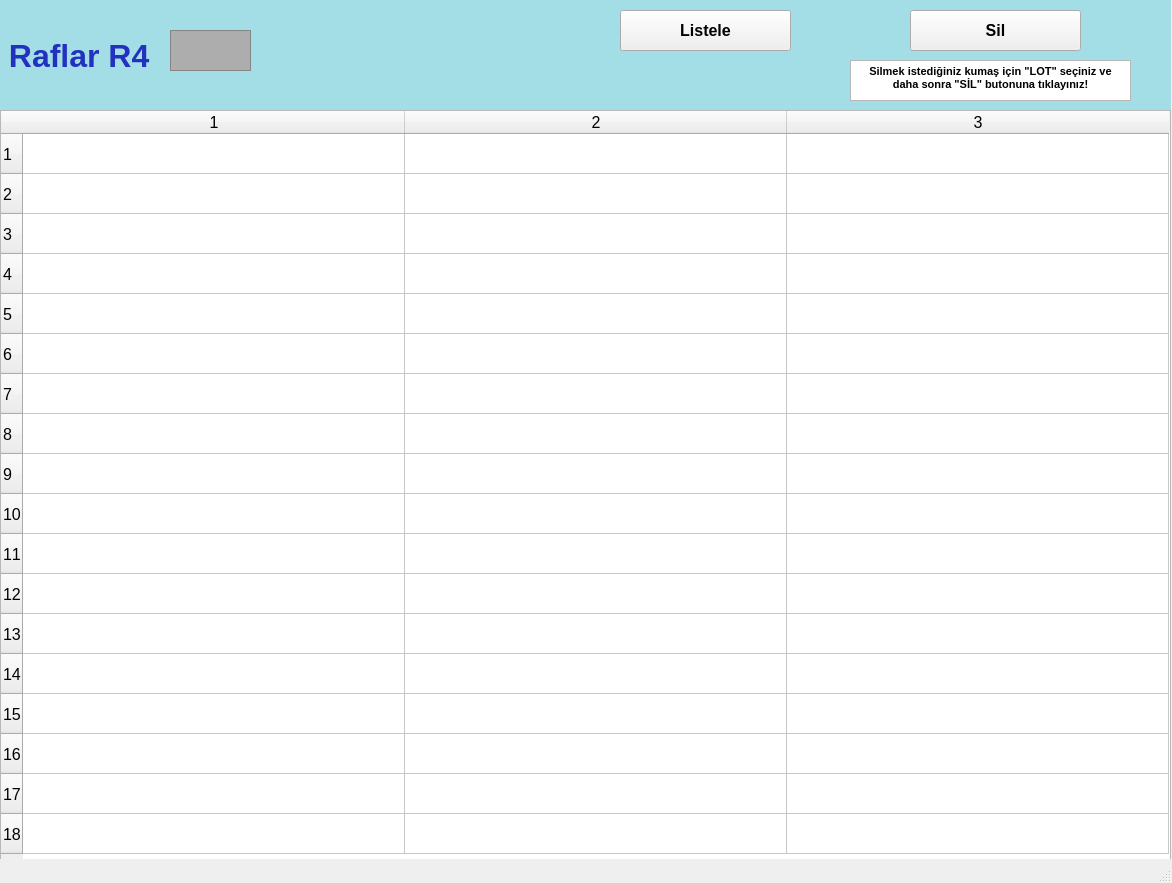
<?xml version="1.0" encoding="UTF-8"?>
<ui version="4.0">
 <class>raflarR4_ekran</class>
 <widget class="QMainWindow" name="raflarR4_ekran">
  <property name="geometry">
   <rect>
    <x>0</x>
    <y>0</y>
    <width>1172</width>
    <height>883</height>
   </rect>
  </property>
  <property name="font">
   <font>
    <pointsize>12</pointsize>
    <weight>50</weight>
    <bold>false</bold>
    <kerning>false</kerning>
   </font>
  </property>
  <property name="windowTitle">
   <string/>
  </property>
  <widget class="QWidget" name="centralwidget">
   <widget class="QLabel" name="raflarR1yazi_lbl">
    <property name="geometry">
     <rect>
      <x>0</x>
      <y>0</y>
      <width>1171</width>
      <height>111</height>
     </rect>
    </property>
    <property name="font">
     <font>
      <pointsize>24</pointsize>
      <weight>75</weight>
      <bold>true</bold>
     </font>
    </property>
    <property name="styleSheet">
     <string notr="true">background-color: rgb(163, 221, 229);
color: rgb(34, 50, 190);</string>
    </property>
    <property name="text">
     <string> Raflar R4</string>
    </property>
   </widget>
   <widget class="QFrame" name="raflarR1_img">
    <property name="geometry">
     <rect>
      <x>170</x>
      <y>30</y>
      <width>81</width>
      <height>41</height>
     </rect>
    </property>
    <property name="styleSheet">
     <string notr="true">background-color: rgb(173, 173, 173);</string>
    </property>
    <property name="frameShape">
     <enum>QFrame::StyledPanel</enum>
    </property>
    <property name="frameShadow">
     <enum>QFrame::Raised</enum>
    </property>
   </widget>
   <widget class="QTableWidget" name="R4_tw">
    <property name="geometry">
     <rect>
      <x>0</x>
      <y>110</y>
      <width>1171</width>
      <height>751</height>
     </rect>
    </property>
    <property name="baseSize">
     <size>
      <width>0</width>
      <height>0</height>
     </size>
    </property>
    <property name="rowCount">
     <number>18</number>
    </property>
    <property name="columnCount">
     <number>3</number>
    </property>
    <attribute name="horizontalHeaderVisible">
     <bool>true</bool>
    </attribute>
    <attribute name="horizontalHeaderCascadingSectionResizes">
     <bool>false</bool>
    </attribute>
    <attribute name="horizontalHeaderDefaultSectionSize">
     <number>382</number>
    </attribute>
    <attribute name="horizontalHeaderMinimumSectionSize">
     <number>38</number>
    </attribute>
    <attribute name="verticalHeaderDefaultSectionSize">
     <number>40</number>
    </attribute>
    <attribute name="verticalHeaderMinimumSectionSize">
     <number>23</number>
    </attribute>
    <row/>
    <row/>
    <row/>
    <row/>
    <row/>
    <row/>
    <row/>
    <row/>
    <row/>
    <row/>
    <row/>
    <row/>
    <row/>
    <row/>
    <row/>
    <row/>
    <row/>
    <row/>
    <column/>
    <column/>
    <column/>
   </widget>
   <widget class="QPushButton" name="listeleR4_btn">
    <property name="geometry">
     <rect>
      <x>620</x>
      <y>10</y>
      <width>171</width>
      <height>41</height>
     </rect>
    </property>
    <property name="font">
     <font>
      <pointsize>12</pointsize>
      <weight>75</weight>
      <bold>true</bold>
     </font>
    </property>
    <property name="text">
     <string>Listele</string>
    </property>
   </widget>
   <widget class="QPushButton" name="silR4_btn">
    <property name="geometry">
     <rect>
      <x>910</x>
      <y>10</y>
      <width>171</width>
      <height>41</height>
     </rect>
    </property>
    <property name="font">
     <font>
      <pointsize>12</pointsize>
      <weight>75</weight>
      <bold>true</bold>
     </font>
    </property>
    <property name="text">
     <string>Sil</string>
    </property>
   </widget>
   <widget class="QTextBrowser" name="textBrowser">
    <property name="geometry">
     <rect>
      <x>850</x>
      <y>60</y>
      <width>281</width>
      <height>41</height>
     </rect>
    </property>
    <property name="html">
     <string>&lt;!DOCTYPE HTML PUBLIC &quot;-//W3C//DTD HTML 4.0//EN&quot; &quot;http://www.w3.org/TR/REC-html40/strict.dtd&quot;&gt;
&lt;html&gt;&lt;head&gt;&lt;meta name=&quot;qrichtext&quot; content=&quot;1&quot; /&gt;&lt;style type=&quot;text/css&quot;&gt;
p, li { white-space: pre-wrap; }
&lt;/style&gt;&lt;/head&gt;&lt;body style=&quot; font-family:'MS Shell Dlg 2'; font-size:12pt; font-weight:400; font-style:normal;&quot;&gt;
&lt;p align=&quot;center&quot; style=&quot; margin-top:0px; margin-bottom:0px; margin-left:0px; margin-right:0px; -qt-block-indent:0; text-indent:0px;&quot;&gt;&lt;span style=&quot; font-size:8pt; font-weight:600;&quot;&gt;Silmek istediğiniz kumaş için &amp;quot;LOT&amp;quot; seçiniz ve daha sonra &amp;quot;SİL&amp;quot; butonuna tıklayınız!&lt;/span&gt;&lt;/p&gt;&lt;/body&gt;&lt;/html&gt;</string>
    </property>
   </widget>
  </widget>
  <widget class="QStatusBar" name="statusbar"/>
 </widget>
 <resources/>
 <connections/>
</ui>
